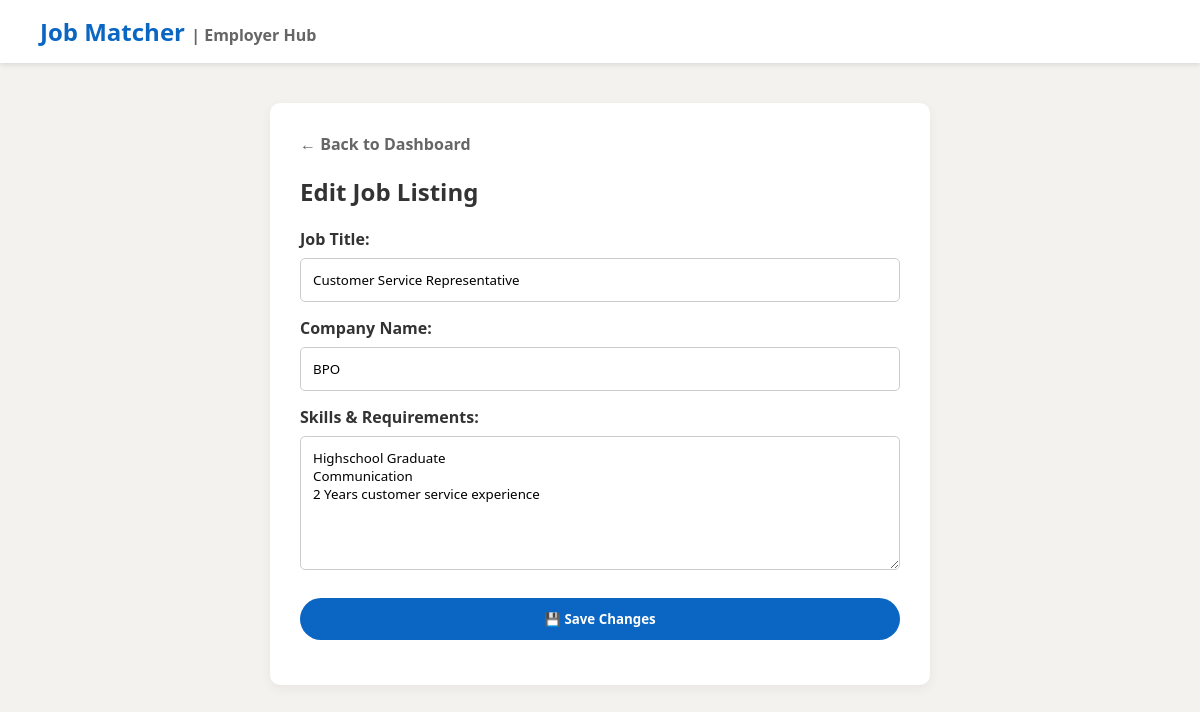
The page /edit_job.php?id=1 (signed in) on the database its author committed.
### tables this page shows
CREATE TABLE `jobs` (
  `id` int(11) NOT NULL,
  `employer_id` int(11) NOT NULL,
  `title` varchar(255) NOT NULL,
  `company_name` varchar(255) NOT NULL,
  `requirements` text NOT NULL,
  `created_at` timestamp NOT NULL DEFAULT current_timestamp()
);

### edit_job.php (the view, shortened to what this page needs)
<?php
require 'db.php';
$employer_id = $_SESSION['user_id'];
$job_id = isset($_GET['id']) ? intval($_GET['id']) : 0;
$check_query = $conn->query("SELECT * FROM jobs WHERE id = $job_id AND employer_id = $employer_id");
$job = $check_query->fetch_assoc();
?>
<!DOCTYPE html>
<html lang="en">
<head>
</head>
<body>
<div class="navbar"><h2>Job Matcher <span style="color:#666; font-size:16px;">| Employer Hub</span></h2></div>
<div class="container">
    <a href="employer_dashboard.php" class="back-btn">&larr; Back to Dashboard</a>
    <h2 style="margin-top: 0;">Edit Job Listing</h2>
    <form method="POST">
        <label><strong>Job Title:</strong></label>
        <input type="text" name="title" value="<?php echo htmlspecialchars($job['title']); ?>" required>
        <label><strong>Company Name:</strong></label>
        <input type="text" name="company" value="<?php echo htmlspecialchars($job['company_name']); ?>" required>
        <label><strong>Skills & Requirements:</strong></label>
        <textarea name="requirements" rows="6" required><?php echo htmlspecialchars($job['requirements']); ?></textarea>
        <button type="submit" name="update_job">💾 Save Changes</button>
    </form>
</div>
</body>
</html>

### edit_job.php (style rules this page uses)
body { font-family: 'Segoe UI', Tahoma, Geneva, Verdana, sans-serif; background-color: #f4f2ee; margin: 0; color: #333; }
.navbar { background-color: #fff; padding: 15px 40px; box-shadow: 0 2px 5px rgba(0,0,0,0.1); }
.navbar h2 { margin: 0; color: #0a66c2; font-size: 24px; }
.container { max-width: 600px; margin: 40px auto; background: white; padding: 30px; border-radius: 10px; box-shadow: 0 4px 12px rgba(0,0,0,0.05); }
input, textarea, button { width: 100%; padding: 12px; margin: 8px 0 15px 0; box-sizing: border-box; border: 1px solid #ccc; border-radius: 5px; font-family: inherit; }
button { background-color: #0a66c2; color: white; border: none; cursor: pointer; font-weight: bold; border-radius: 25px; transition: 0.3s; }
.back-btn { color: #666; text-decoration: none; font-weight: bold; display: inline-block; margin-bottom: 20px; }

### rows shown on the page
jobs: title "Customer Service Representative", company "BPO", requirements "Highschool Graduate Communication 2 Years customer service experience"
